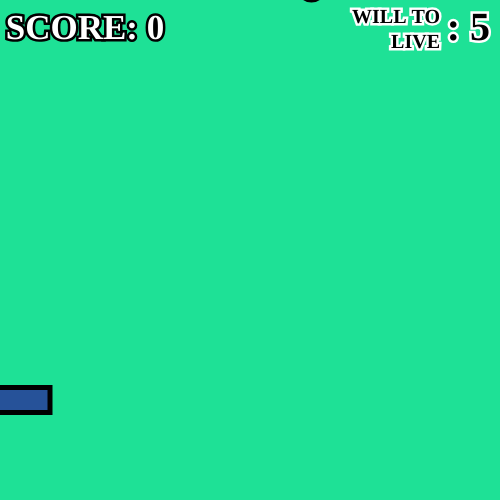
Frame 1 (no input)
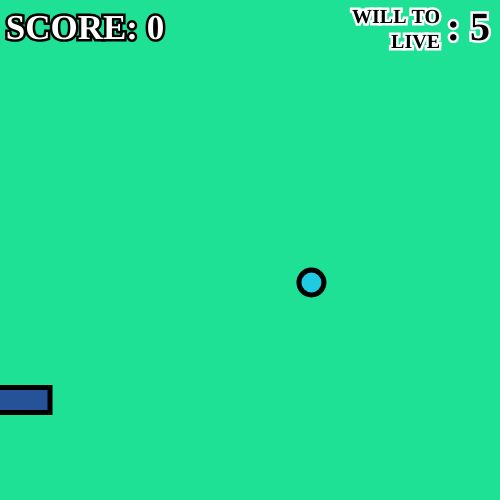
Frame 60 (no input)
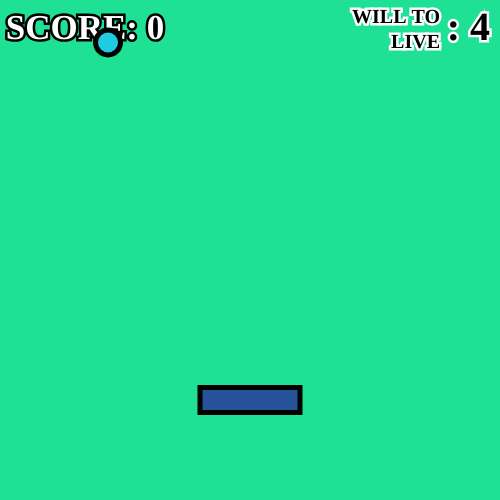
Frame 120 (the mouse pressed at the canvas centre since frame 60)

The p5.js sketch that drew these frames (run headless with seeded random() and noise() and a simulated clock; from frame 60 on, the mouse is pressed at the canvas centre):

// p5.js sketch
// ── sketch.js
let playerXPos;
let playerYPos = 400;
let playerXSize = 100;
let playerYSize = 25;
let score = 0;
let lives = 5;
let circleXPos;
let circleYPos;
let circleSize = 25;
let speed = 5;


function setup() {
createCanvas(500, 500);
rectMode(CENTER);
circleYPos = -playerYSize / 2;
circleXPos = random(25, 426);

setFont();
}

function draw() {
background(30, 225, 150);
drawScore();
drawLives();

handleCircle();
handlePlayer();
ballIsCaught(); 
ballIsNotCaught();

GameOver();
}

function setFont() {
    textAlign(CENTER, CENTER);
    strokeWeight(5);
    textFont('Avant Garde');
    textStyle(BOLD);
}

function drawLives() {
    textSize(20);
    stroke(255, 255, 255);
    fill(0);
    textAlign(RIGHT, CENTER);
    text(('WILL TO LIVE'), 390, 30, 100, 100);

    textSize(40);
    text(": " + lives, 440, 30, 100, 100)
    textAlign(CENTER, CENTER);
}

function drawScore() {
    textSize(35);
    stroke(0);
    fill(255, 255, 255);
    text(('SCORE: ' + score), 85, 30);
}

function GameOver() {
    if (lives <= 0) {
        
        speed = 0;
        circleXPos = -100;
    }
}

function ballIsNotCaught() {
    if (circleYPos >= 525) {
        circleYPos = -playerYSize / 2;
        circleXPos = random(25, 426);
        if (lives === 0) {
            lives = 0;
        } else { lives -= 1; }
    }
}

function ballIsCaught() {
    if (circleXPos >= mouseX - playerXSize / 2 && circleXPos <= mouseX + playerXSize / 2 && circleYPos > playerYPos) {
        circleYPos = -playerYSize / 2;
        circleXPos = random(25, 426);
        speed += 0.5;
        score += 1;
    }
}

function handlePlayer() {
    fill(38, 82, 153);
    playerXPos = mouseX;
    rect(playerXPos, playerYPos, playerXSize, playerYSize);
}

function handleCircle() {
    stroke(0);
    fill(30, 203, 225);
    circle(circleXPos, circleYPos, circleSize);
    circleYPos += speed;
}
